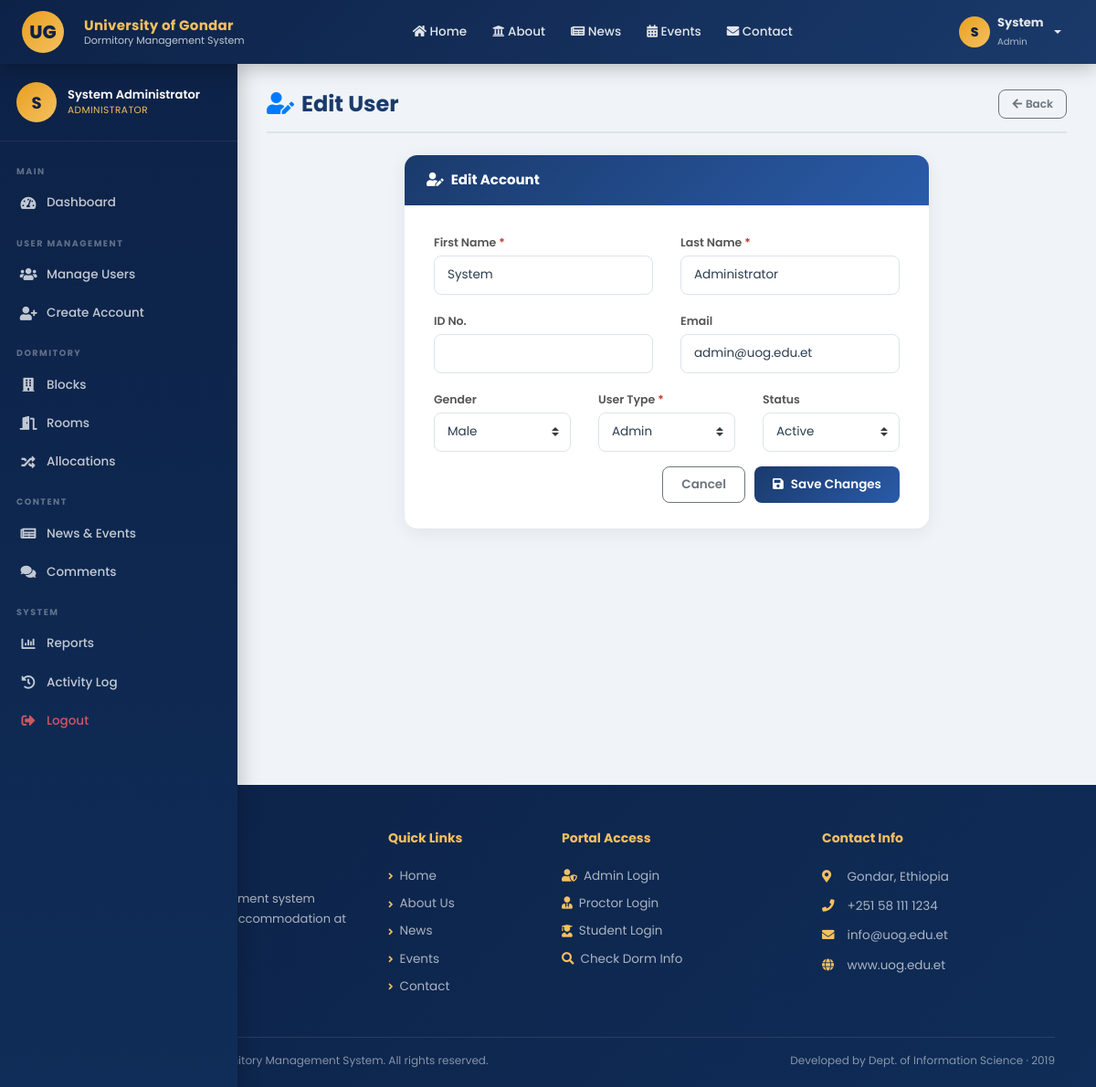
The page /admin/edit-user.php?id=1 (signed in) on the database its author committed.
### tables this page shows
CREATE TABLE IF NOT EXISTS users (
    id          INT AUTO_INCREMENT PRIMARY KEY,
    fname       VARCHAR(50) NOT NULL,
    lname       VARCHAR(50) NOT NULL,
    user_id_no  VARCHAR(30) UNIQUE,
    username    VARCHAR(50) NOT NULL UNIQUE,
    password    VARCHAR(255) NOT NULL,
    email       VARCHAR(100),
    sex         ENUM('Male','Female'),
    user_type   ENUM('admin','proctor_manager','proctor','student_dean','student') NOT NULL,
    status      ENUM('active','inactive') DEFAULT 'active',
    created_at  TIMESTAMP DEFAULT CURRENT_TIMESTAMP,
    updated_at  TIMESTAMP DEFAULT CURRENT_TIMESTAMP ON UPDATE CURRENT_TIMESTAMP
);

### includes/session.php (called while the page is built, shortened)
<?php
function isLoggedIn() {
    return isset($_SESSION['user_id']) && !empty($_SESSION['user_id']);
}
function getCurrentUser() {
    return [
        'id'        => $_SESSION['user_id'] ?? null,
        'username'  => $_SESSION['username'] ?? null,
        'user_type' => $_SESSION['user_type'] ?? null,
        'fname'     => $_SESSION['fname'] ?? null,
        'lname'     => $_SESSION['lname'] ?? null,
    ];
}
?>

### admin/edit-user.php (the view, shortened to what this page needs)
<?php
require_once '../includes/config.php';
$id = (int)($_GET['id'] ?? 0);
$user = $conn->query("SELECT * FROM users WHERE id=$id")->fetch_assoc();
?>
<?php require_once '../includes/header.php'; ?>
<div class="dash-wrapper">
<?php require_once '../includes/sidebar_admin.php'; ?>
<div class="dash-content">
  <div class="page-header">
    <div><h3><i class="fas fa-user-edit mr-2 text-primary"></i>Edit User</h3></div>
    <a href="users.php" class="btn btn-outline-secondary btn-sm">
      <i class="fas fa-arrow-left mr-1"></i>Back
    </a>
  </div>
  <div class="row justify-content-center"><div class="col-lg-8">
    <div class="form-card">
      <div class="form-card-header"><i class="fas fa-user-edit mr-2"></i>Edit Account</div>
      <div class="form-card-body">
        <form method="POST">
          <div class="row">
            <div class="col-md-6">
              <div class="form-group">
                <label class="required">First Name</label>
                <input type="text" name="fname" class="form-control" required
                       value="<?php echo htmlspecialchars($user['fname']); ?>">
              </div>
            </div>
            <div class="col-md-6">
              <div class="form-group">
                <label class="required">Last Name</label>
                <input type="text" name="lname" class="form-control" required
                       value="<?php echo htmlspecialchars($user['lname']); ?>">
              </div>
            </div>
            <div class="col-md-6">
              <div class="form-group">
                <label>ID No.</label>
                <input type="text" name="user_id_no" class="form-control"
                       value="<?php echo htmlspecialchars($user['user_id_no']??''); ?>">
              </div>
            </div>
            <div class="col-md-6">
              <div class="form-group">
                <label>Email</label>
                <input type="email" name="email" class="form-control"
                       value="<?php echo htmlspecialchars($user['email']??''); ?>">
              </div>
            </div>
            <div class="col-md-4">
              <div class="form-group">
                <label>Gender</label>
                <select name="sex" class="form-control custom-select">
                  <option value="Male"   <?php echo $user['sex']==='Male'  ?'selected':''; ?>>Male</option>
                </select>
              </div>
            </div>
            <div class="col-md-4">
              <div class="form-group">
                <label class="required">User Type</label>
                <select name="user_type" class="form-control custom-select" required>
                  <option value="admin"           <?php echo $user['user_type']==='admin'          ?'selected':''; ?>>Admin</option>
                </select>
              </div>
            </div>
            <div class="col-md-4">
              <div class="form-group">
                <label>Status</label>
                <select name="status" class="form-control custom-select">
                  <option value="active"   <?php echo $user['status']==='active'  ?'selected':''; ?>>Active</option>
                </select>
              </div>
            </div>
          </div>
          <div class="d-flex justify-content-end" style="gap:10px;">
            <a href="users.php" class="btn btn-outline-secondary">Cancel</a>
            <button type="submit" class="btn btn-primary">
              <i class="fas fa-save mr-2"></i>Save Changes
            </button>
          </div>
        </form>
      </div>
    </div>
  </div></div>
</div>
</div>
<?php require_once '../includes/footer.php'; ?>

### includes/header.php (shortened to what this page needs)
<?php
$currentUser = getCurrentUser();
$curPage = basename($_SERVER['PHP_SELF']);
?>
<!DOCTYPE html>
<html lang="en">
<head>
  <link rel="stylesheet" href="https://stackpath.bootstrapcdn.com/bootstrap/4.5.2/css/bootstrap.min.css">
  <link rel="stylesheet" href="https://cdnjs.cloudflare.com/ajax/libs/font-awesome/5.15.4/css/all.min.css">
  <link rel="stylesheet" href="<?php echo BASE_URL; ?>css/style.css">
</head>
<body>
<nav class="uog-navbar navbar navbar-expand-lg">
  <a class="navbar-brand" href="<?php echo BASE_URL; ?>">
    <span class="logo-circle" style="width:46px;height:46px;border-radius:50%;background:linear-gradient(135deg,#e8a020,#f5c060);display:flex;align-items:center;justify-content:center;font-size:20px;font-weight:800;color:#0d2247;flex-shrink:0;">UG</span>
    <span class="brand-text ml-2">
      <span class="brand-title">University of Gondar</span>
      <span class="brand-sub">Dormitory Management System</span>
    </span>
  </a>
  <div class="collapse navbar-collapse" id="mainNav">
    <ul class="navbar-nav mx-auto">
      <li class="nav-item"><a class="nav-link <?php echo $curPage==='index.php'?'active':''; ?>" href="<?php echo BASE_URL; ?>"><i class="fas fa-home"></i> Home</a></li>
      <li class="nav-item"><a class="nav-link <?php echo $curPage==='about.php'?'active':''; ?>" href="<?php echo BASE_URL; ?>pages/about.php"><i class="fas fa-university"></i> About</a></li>
      <li class="nav-item"><a class="nav-link" href="<?php echo BASE_URL; ?>pages/news.php"><i class="fas fa-newspaper"></i> News</a></li>
      <li class="nav-item"><a class="nav-link" href="<?php echo BASE_URL; ?>pages/events.php"><i class="fas fa-calendar-alt"></i> Events</a></li>
      <li class="nav-item"><a class="nav-link" href="<?php echo BASE_URL; ?>pages/contact.php"><i class="fas fa-envelope"></i> Contact</a></li>
    </ul>
    <ul class="navbar-nav">
      <?php if (isLoggedIn()): ?>
        <li class="nav-item dropdown">
          <a class="nav-link dropdown-toggle d-flex align-items-center gap-2" href="#" data-toggle="dropdown" style="gap:8px;">
            <span style="width:34px;height:34px;border-radius:50%;background:linear-gradient(135deg,#e8a020,#f5c060);display:flex;align-items:center;justify-content:center;font-size:14px;font-weight:800;color:#0d2247;">
              <?php echo strtoupper(substr($currentUser['fname'],0,1)); ?>
            </span>
            <span>
              <strong style="display:block;font-size:13px;"><?php echo htmlspecialchars($currentUser['fname']); ?></strong>
              <small style="color:rgba(255,255,255,.65);font-size:10px;"><?php echo ucfirst(str_replace('_',' ',$currentUser['user_type'])); ?></small>
            </span>
          </a>
        </li>
      <?php endif; ?>
    </ul>
  </div>
</nav>

### includes/sidebar_admin.php
<?php
$currentUser = getCurrentUser();
$curPage = basename($_SERVER['PHP_SELF']);
?>
<aside class="sidebar">
  <div class="sidebar-user">
    <div class="user-avatar"><?php echo strtoupper(substr($currentUser['fname'],0,1)); ?></div>
    <div>
      <div class="user-name"><?php echo htmlspecialchars($currentUser['fname'].' '.$currentUser['lname']); ?></div>
      <div class="user-role">Administrator</div>
    </div>
  </div>
  <ul class="sidebar-menu">
    <li class="menu-section">Main</li>
    <li><a href="<?php echo BASE_URL; ?>admin/dashboard.php" class="<?php echo $curPage==='dashboard.php'?'active':''; ?>"><i class="fas fa-tachometer-alt"></i>Dashboard</a></li>
    <li class="menu-section">User Management</li>
    <li><a href="<?php echo BASE_URL; ?>admin/users.php" class="<?php echo $curPage==='users.php'?'active':''; ?>"><i class="fas fa-users"></i>Manage Users</a></li>
    <li><a href="<?php echo BASE_URL; ?>admin/create-user.php" class="<?php echo $curPage==='create-user.php'?'active':''; ?>"><i class="fas fa-user-plus"></i>Create Account</a></li>
    <li class="menu-section">Dormitory</li>
    <li><a href="<?php echo BASE_URL; ?>admin/blocks.php" class="<?php echo $curPage==='blocks.php'?'active':''; ?>"><i class="fas fa-building"></i>Blocks</a></li>
    <li><a href="<?php echo BASE_URL; ?>admin/rooms.php" class="<?php echo $curPage==='rooms.php'?'active':''; ?>"><i class="fas fa-door-open"></i>Rooms</a></li>
    <li><a href="<?php echo BASE_URL; ?>admin/allocations.php" class="<?php echo $curPage==='allocations.php'?'active':''; ?>"><i class="fas fa-random"></i>Allocations</a></li>
    <li class="menu-section">Content</li>
    <li><a href="<?php echo BASE_URL; ?>admin/news.php" class="<?php echo $curPage==='news.php'?'active':''; ?>"><i class="fas fa-newspaper"></i>News &amp; Events</a></li>
    <li><a href="<?php echo BASE_URL; ?>admin/comments.php" class="<?php echo $curPage==='comments.php'?'active':''; ?>"><i class="fas fa-comments"></i>Comments</a></li>
    <li class="menu-section">System</li>
    <li><a href="<?php echo BASE_URL; ?>admin/reports.php" class="<?php echo $curPage==='reports.php'?'active':''; ?>"><i class="fas fa-chart-bar"></i>Reports</a></li>
    <li><a href="<?php echo BASE_URL; ?>admin/activity-log.php"><i class="fas fa-history"></i>Activity Log</a></li>
    <li><a href="<?php echo BASE_URL; ?>logout.php" style="color:rgba(255,100,100,.8)!important;"><i class="fas fa-sign-out-alt"></i>Logout</a></li>
  </ul>
</aside>

### css/style.css (style rules this page uses)
:root { --primary: #1a3a6b; --primary-dk: #0d2247; --accent: #e8a020; --accent-lt: #f5c060; --success: #27ae60; --danger: #c0392b; --info: #2980b9; --light-bg: #f0f4f8; --white: #ffffff; --text: #2c3e50; --muted: #7f8c8d; --border: #dde3ec; --sidebar-w: 260px; }
* { box-sizing: border-box; }
body { font-family: 'Poppins', sans-serif; background: var(--light-bg); color: var(--text); margin: 0; }
.uog-navbar { background: linear-gradient(135deg, var(--primary-dk) 0%, var(--primary) 100%); box-shadow: 0 4px 20px rgba(0,0,0,0.25); padding: 0 24px; min-height: 70px; position: sticky; top: 0; z-index: 1030; }
.uog-navbar .navbar-brand { display: flex; align-items: center; gap: 14px; color: #fff !important; text-decoration: none; padding: 10px 0; }
.brand-text { line-height: 1.25; }
.brand-text .brand-title { display: block; font-size: 15px; font-weight: 700; color: var(--accent-lt); letter-spacing: .3px; }
.brand-text .brand-sub { display: block; font-size: 11px; color: rgba(255,255,255,.75); }
.uog-navbar .nav-link { color: rgba(255,255,255,.88) !important; font-weight: 500; font-size: 13.5px; padding: 8px 14px !important; border-radius: 6px; transition: all .2s; }
.sidebar { position: fixed; top: 70px; left: 0; bottom: 0; width: var(--sidebar-w); background: linear-gradient(180deg, var(--primary-dk) 0%, #0f2d58 100%); overflow-y: auto; z-index: 999; box-shadow: 4px 0 20px rgba(0,0,0,.2); }
.sidebar-user { padding: 20px 18px; border-bottom: 1px solid rgba(255,255,255,.08); display: flex; align-items: center; gap: 12px; }
.sidebar-user .user-avatar { width: 44px; height: 44px; border-radius: 50%; background: linear-gradient(135deg, var(--accent), var(--accent-lt)); display: flex; align-items: center; justify-content: center; font-size: 18px; font-weight: 700; color: var(--primary-dk); flex-shrink: 0; }
.sidebar-user .user-name { font-size: 13px; font-weight: 600; color: #fff; line-height: 1.3; }
.sidebar-user .user-role { font-size: 10.5px; color: var(--accent-lt); text-transform: uppercase; letter-spacing: .5px; }
.sidebar-menu { padding: 10px 0 20px; list-style: none; margin: 0; }
.sidebar-menu .menu-section { padding: 16px 18px 6px; font-size: 9.5px; font-weight: 700; text-transform: uppercase; letter-spacing: 1.5px; color: rgba(255,255,255,.35); }
.sidebar-menu li a { display: flex; align-items: center; gap: 10px; padding: 11px 18px; color: rgba(255,255,255,.75); text-decoration: none; font-size: 13.5px; font-weight: 500; border-left: 3px solid transparent; transition: all .18s; }
.sidebar-menu li a i { width: 20px; text-align: center; font-size: 15px; }
.dash-wrapper { display: flex; min-height: calc(100vh - 70px); }
.dash-content { margin-left: var(--sidebar-w); flex: 1; padding: 28px 32px; background: var(--light-bg); min-height: calc(100vh - 70px); }
.page-header { display: flex; align-items: center; justify-content: space-between; margin-bottom: 24px; padding-bottom: 14px; border-bottom: 2px solid var(--border); }
.page-header h3 { font-size: 1.5rem; font-weight: 700; color: var(--primary); margin: 0; }
.form-card { background: var(--white); border-radius: 14px; box-shadow: 0 4px 20px rgba(0,0,0,.07); overflow: hidden; }
.form-card .form-card-header { background: linear-gradient(135deg, var(--primary), #2a5ba8); padding: 16px 24px; color: #fff; font-size: 15px; font-weight: 700; }
.form-card .form-card-body { padding: 28px 32px; }
.form-group label { font-size: 12.5px; font-weight: 600; color: #555; margin-bottom: 5px; }
.form-control, .custom-select { border: 1.5px solid var(--border); border-radius: 8px; padding: 10px 14px; font-size: 13.5px; color: var(--text); transition: border-color .2s, box-shadow .2s; height: auto; }
.required::after { content: ' *'; color: var(--danger); }
.btn { font-weight: 600; font-size: 13.5px; border-radius: 8px; padding: 9px 20px; transition: all .2s; }
.btn-primary { background: linear-gradient(135deg, var(--primary), #2a5ba8); border: none; }
.btn-sm { padding: 6px 14px; font-size: 12px; }

### rows shown on the page
users: fname "S", fname "System", user_type "Admin", fname+lname "System Administrator", lname "Administrator", email "admin@uog.edu.et", sex "Male", status "Active"
